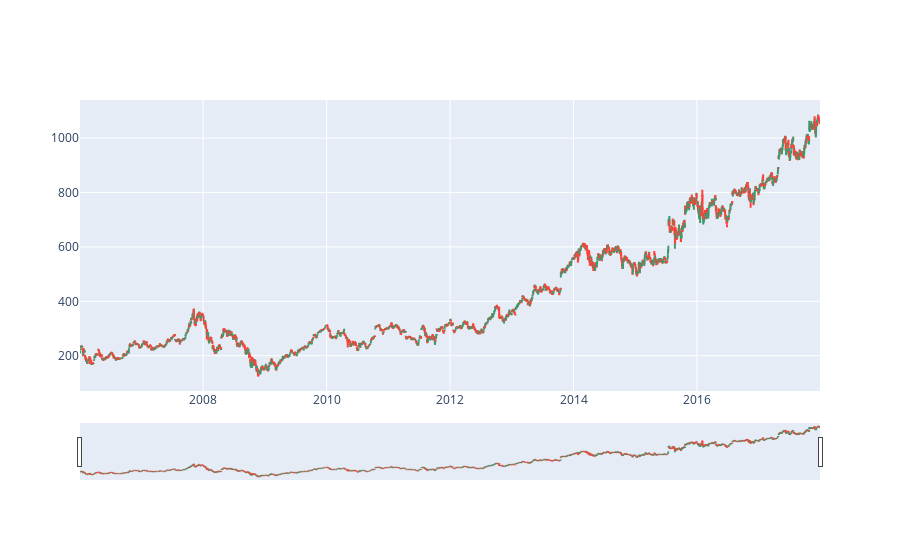

The notebook cell this image was saved under:
### Code cell
# OHLC chart for entire dataset
trace = go.Ohlc(x=google.index,
                open=google.Open,
                high=google.High,
                low=google.Low,
                close=google.Close)
data = [trace]
iplot(data, filename='simple_ohlc')

### Figure 1 — Plotly figure (JSON) as saved in the notebook; plotly's stock layout.template omitted (floating-point values rounded to 4 significant figures; data arrays with more than 128 entries replaced by an {"elided": "..."} marker saying what was removed)
{"data": [{"close": {"elided": "3019 float values"}, "high": {"elided": "3019 float values"}, "low": {"elided": "3019 float values"}, "open": {"elided": "3019 float values"}, "type": "ohlc", "x": {"elided": "3019 str values"}}], "layout": {}}
